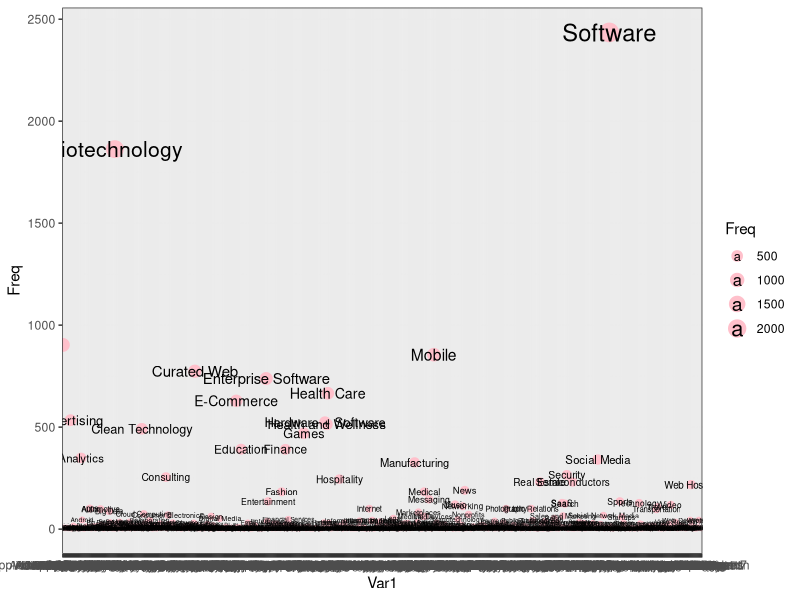
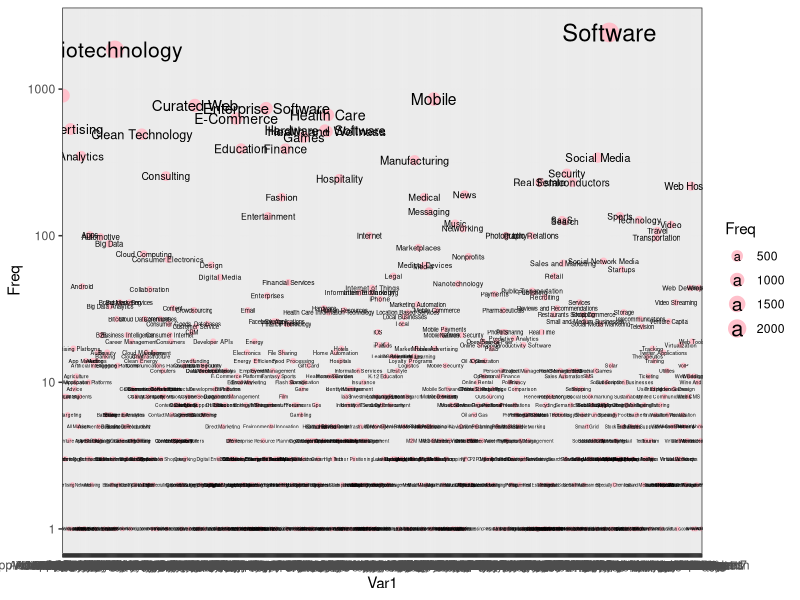
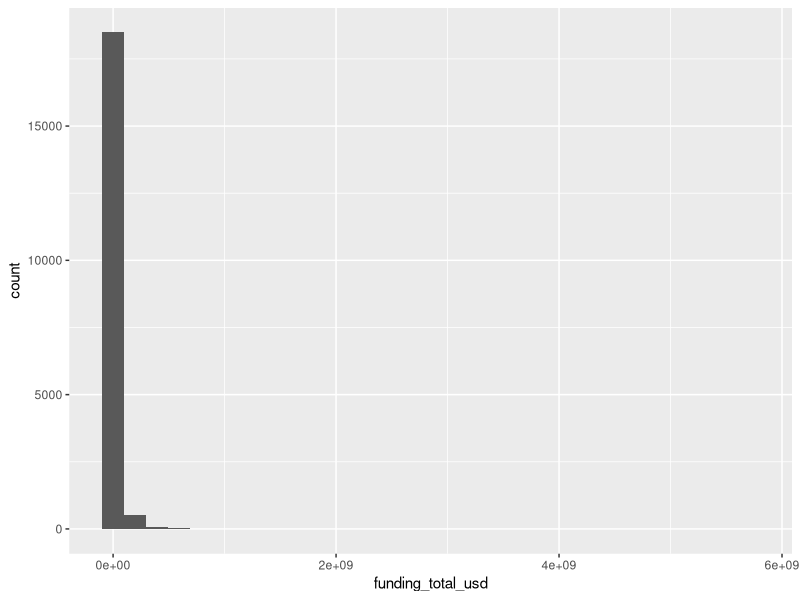
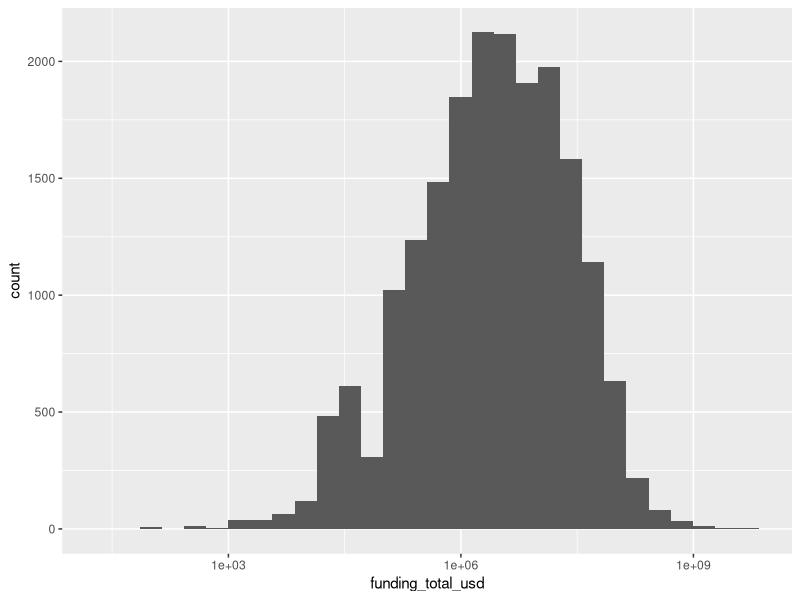
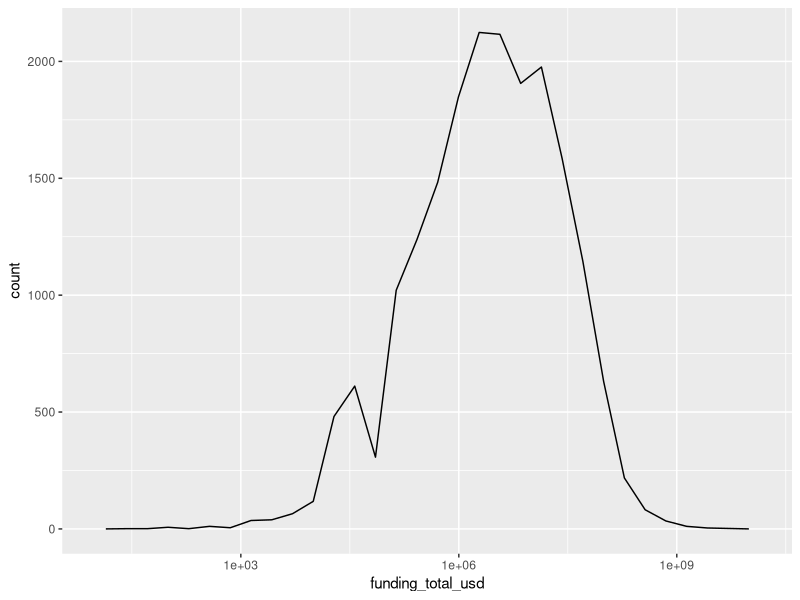
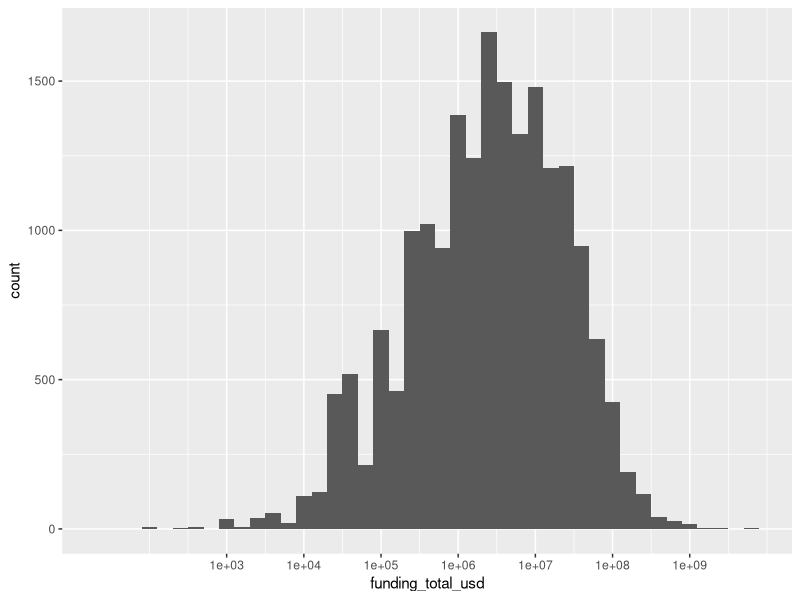
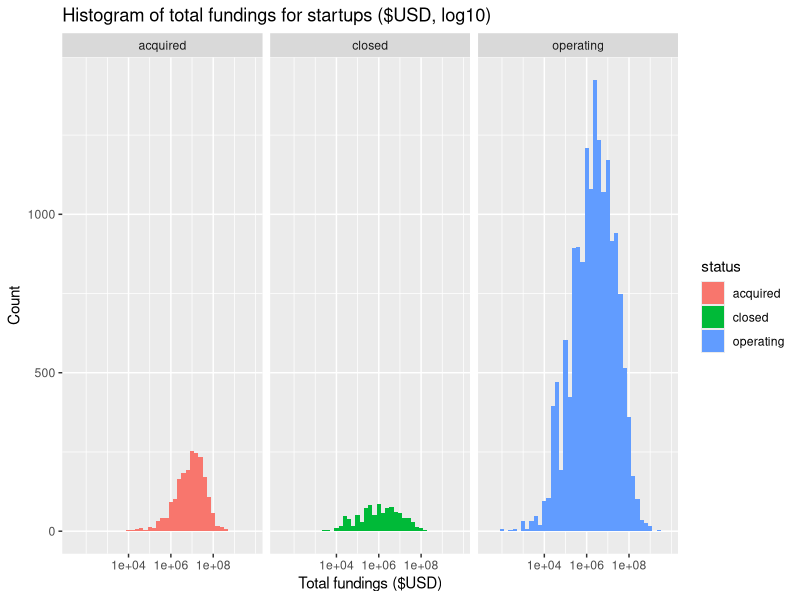
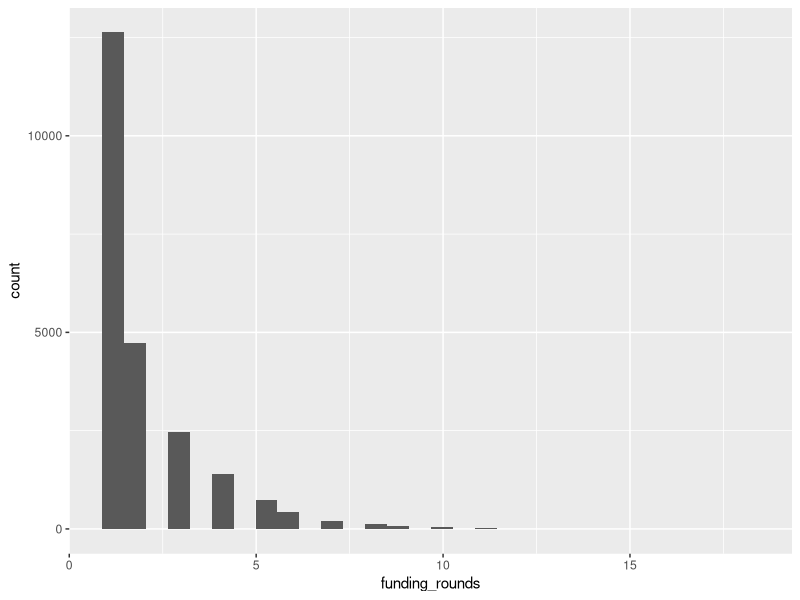

These figures' R source, in order: (Note: this script raises an error after producing the figures.)
## ---- chunk 1
# global setting for this analysis
library(knitr)
opts_chunk$set(fig.width=12, fig.height=8,
               warning=FALSE, message=FALSE)
## ---- chunk 2
# Load all of the packages that you end up using
# in your analysis in this code chunk.
suppressMessages(library(ggplot2))
suppressMessages(library(maps))
suppressMessages(library(dplyr))
suppressMessages(library(grid))
suppressMessages(library (gridExtra))
suppressMessages(library(GGally))
suppressMessages(library(scales))
data(state)
## ---- chunk 3
setwd("~/Downloads")
us_startups <- read.csv("crunchbase_monthly_export_companies_1990_to_2014_us.csv")
## ---- chunk 4
dim(us_startups)
names(us_startups)
str(us_startups)
summary(us_startups)
## ---- chunk 5
# calculate number for each market
markets <- as.data.frame(table(us_startups$market))
# scatter plot with different size representing size of markets
p0 <- ggplot(aes(x = Var1, y = Freq), data = markets) 
p0_1 <- p0 + geom_point(aes(size = Freq), color = "pink") + 
  geom_text(aes(label = Var1, size = Freq)) +
  theme_bw()
p0_1
## ---- chunk 6
# adjust y scale to see more details
p0_1 + scale_y_log10()
## ---- chunk 7
# total fundings
# convert factor to be numeric 
us_startups$funding_total_usd <- as.character(us_startups$funding_total_usd)
us_startups$funding_total_usd <- as.numeric(gsub(",", "", us_startups$funding_total_usd))
p1 <- ggplot(aes(x = funding_total_usd), data = subset(us_startups, !is.na(funding_total_usd) & status != ""))
# histogram with default seeting
p1_1 <- p1 + geom_histogram()
p1_1
## ---- chunk 8
# transform the long tail data to better understand the distribution of fundings
p1_1 + scale_x_log10()
# freqpoly
p1 + geom_freqpoly() + scale_x_log10()
# adjust binwidth to see detail
p1 + geom_histogram(binwidth = 0.2) +  
  scale_x_log10(breaks = c(1e+03, 1e+04, 1e+05, 1e+06, 1e+07, 1e+08, 1e+09))
## ---- chunk 9
# check if any difference for startups with diferent status
p1 + geom_histogram(aes(fill = status), binwidth = 0.2) + 
  labs(x = "Total fundings ($USD)", y = "Count") + 
  ggtitle("Histogram of total fundings for startups ($USD, log10)") + 
  scale_x_log10(breaks = c(1e+04, 1e+06, 1e+08)) +
  facet_wrap(~ status)
## ---- chunk 10
p2 <- ggplot(aes(x = funding_rounds), data = us_startups)
# histogram with default seeting
p2 + geom_histogram()
# adjust binwidth
p2 + geom_histogram(binwidth = 1) + 
  scale_x_discrete(breaks = seq(1, 16, 1)) 
## ---- chunk 11
# set x and y scale to see underpresented data
p2 + geom_histogram(binwidth = 1) + 
  coord_cartesian (xlim = c(5, 15), ylim = c(0, 1000))  
## ---- chunk 12
p3 <- ggplot(aes(x = founded_year), data = us_startups)
# histogram of founed years
p3 + geom_histogram() + 
  scale_x_discrete(breaks = seq(1990, 2014, 1)) + 
  coord_cartesian(xlim = c(1989, 2015))
## ---- chunk 13
# get months from founded_at factor
us_startups$founded_at <- as.character(us_startups$founded_at)
us_startups$founded_month <- strftime(as.Date(us_startups$founded_at, "%m/%d/%Y"),"%m")
us_startups$founded_month <- as.numeric(us_startups$founded_month)
# histogram of founded months
p4 <- ggplot(aes(x = founded_month), data = us_startups)
p4 + geom_histogram(binwidth = 1)
## ---- chunk 14
# get days from founded_at factor
us_startups$founded_day <- strftime(as.Date(us_startups$founded_at, "%m/%d/%Y"),"%d")
us_startups$founded_day <- as.numeric(us_startups$founded_day)
# histogram of founded days
p5 <- ggplot(aes(x = founded_day), data = us_startups)
p5 + geom_histogram(binwidth = 1) + 
  scale_x_discrete(breaks = seq(0, 31, 1))
## ---- chunk 15
# distributions in states: which state has more startups?
# load us map data
us_state_map <- map_data("state")
states <- data.frame(state.center, state.abb)
# calculate frequency of startups in each state
regions <- as.data.frame(table(us_startups$state_code))
# merge data of startups with states
colnames(regions)[1] <- "state.abb"
regions <- merge(states, regions, by = "state.abb", all = TRUE)
# draw us map
p6 <- ggplot(aes(x = long, y = lat, group = group), data = us_state_map) 
# use size of points to represent number of startups in each state
p6 + geom_polygon(fill = "white") + 
  geom_path(colour = 'grey', linestyle = 2) +
  geom_point(data = regions, aes(x = x, y = y, group = NULL,  size = Freq), color = "red") +
  geom_text(data = regions, aes(x = x, y = y, label = state.abb, group = NULL), size = 3, color = "blue") + 
  coord_map("polyconic") + 
  theme_bw()
## ---- chunk 16
# distribution in regions: which region has more startups?
# get number of startups in each region
startups_by_regions <- as.data.frame(table(us_startups$region))
# plot the graph
p7 <- ggplot(aes(x = Var1, y = Freq), data = startups_by_regions)  +
  theme_bw() + 
  scale_y_log10()
p7 + geom_point(aes(size = Freq), color = "pink") + 
  geom_text(aes(label = Var1, size = Freq))
## ---- chunk 17
# distribution in cities: which city has more startups?
# get number of startups in each city
startups_by_cities <- as.data.frame(table(us_startups$city))
# creat graph
p8 <- ggplot(aes(x = Var1, y = Freq), data = startups_by_cities) +
  theme_bw() + 
  scale_y_log10()
p8 + geom_point(aes(size = Freq), color = "pink") + 
  geom_text(aes(label = Var1, size = Freq)) 
## ---- chunk 18
# pie chart of number of startups in different status
p9 <- ggplot(aes(x = factor(1), fill = status), data = subset(us_startups, status != ""))
p9_1 <- p9 + geom_bar() + 
  coord_polar(theta = "y")
p9_1
## ---- chunk 19
# pie chart split by states
p9_1 + facet_wrap(~state_code)
## ---- chunk 20
# split pie chart by founded year
p9_1 + facet_wrap(~founded_year)
## ---- chunk 21
# get subset data of markets with number of startups > 500
sub_markets <- subset(markets, Freq > 500 & !Var1 == "") 
c_market <- c(as.character(sub_markets$Var1))
# list hot market for startups
c_market
hot_startups <- subset(us_startups, market %in% c(" Advertising ", " Biotechnology ", " Curated Web ", " E-Commerce "," Enterprise Software ", " Hardware + Software ", " Health and Wellness ", " Health Care ", " Mobile ", " Software " )&!is.na(funding_total_usd))
# draw scatter plot
p10 <- ggplot(aes(x = market, y = funding_total_usd), data = hot_startups) + scale_y_log10()
p10 + geom_point(aes(color = market)) 
## ---- chunk 22
# draw a boxplot
p10_1 <- p10 + geom_boxplot(aes(fill = market))
p10_1
# adjust y scale to better compare
p10_2 <- p10_1 + coord_cartesian(ylim = c(1e+05, 1e+08))
p10_2
## ---- chunk 23
# initial funding for each type of market
p10_3 <- ggplot(aes(x = market, y = funding_total_usd), data = subset(hot_startups, funding_rounds == 1)) + scale_y_log10()
p10_4 <- p10_3 + geom_point(aes(color = market)) 
p10_5 <- p10_3 + geom_boxplot(aes(fill = market))
grid.arrange(p10_4, p10_5, ncol = 1)
## ---- chunk 24
# mean and median for total fundings
hot_startups.by.market <- hot_startups %>%
  group_by(market) %>%
  summarise(
            mean_fundings = mean(funding_total_usd),
            median_fundings = median(funding_total_usd),
            mean_rounds = mean(funding_rounds),
            median_rounds = median(funding_rounds),
            n = n()
            ) %>%
  arrange(desc(mean_fundings))
# output
hot_startups.by.market
# mean and median for initial fundings
hot_startups.by.market.ini <- subset(hot_startups, funding_rounds == 1) %>%
  group_by(market) %>%
  summarise(
            mean_fundings = mean(funding_total_usd),
            median_fundings = median(funding_total_usd),
            mean_rounds = mean(funding_rounds),
            median_rounds = median(funding_rounds),
            n = n()
            ) %>%
  arrange(desc(mean_fundings))
# output
hot_startups.by.market.ini
## ---- chunk 25
# sample 5000 starups from data set
set.seed(200)
hot_startups_samp <- hot_startups[sample(1: length(hot_startups$market), 5000), ]
ggpairs(hot_startups_samp, params = c(shape = I("."), outlier.shape = I(".")))
## ---- chunk 26
# scatter plot for total fundings each year
p11 <- ggplot(aes(x = founded_year, y = funding_total_usd), data = subset(us_startups, !is.na(funding_total_usd))) + scale_y_log10()
p11_1 <- p11 + geom_point(aes(color = founded_year))
# add a conditional mean
p11_2 <- p11_1 + stat_summary(fun.y = mean, geom = "line", color = "red")
# add a conditional median
p11_3 <- p11_1 + stat_summary(fun.y = median, geom = "line", color = "green")
# plot in a row
grid.arrange(p11_2, p11_3, ncol = 1)
## ---- chunk 27
# scatter plot for initial fundings each year
p11_3 <- ggplot(aes(x = founded_year, y = funding_total_usd), data = subset(us_startups, !is.na(funding_total_usd)&funding_rounds == 1)) + scale_y_log10()
p11_4 <- p11_3 + geom_point(aes(color = founded_year))
# add a conditional mean
p11_5 <- p11_4 + stat_summary(fun.y = mean, geom = "line", color = "red")
# add a conditional median
p11_6 <- p11_4 + stat_summary(fun.y = median, geom = "line", color = "green")
# plot in a row
grid.arrange(p11_5, p11_6, ncol = 1)
## ---- chunk 28
# scatter plot for total fundings each state
p12 <- ggplot(aes(x = state_code, y = funding_total_usd), data = subset(us_startups, !is.na(funding_total_usd))) + scale_y_log10()
#draw scatterplot
p12_1 <- p12 + geom_point(aes(color = state_code))
p12_1 <- p12_1 + theme(legend.position = "none", axis.text=element_text(size=6))
# draw boxplot
p12_2 <- p12_1 + geom_boxplot (aes(fill  = state_code)) 
# arrange in a column
grid.arrange(p12_1, p12_2, ncol = 1)
## ---- chunk 29
# scatter plot for initial funding each state
p12_3 <- ggplot(aes(x = state_code, y = funding_total_usd), data = subset(us_startups, !is.na(funding_total_usd)&funding_rounds == 1)) + scale_y_log10()
#draw scatterplot
p12_4 <- p12 + geom_point(aes(color = state_code))
p12_4 <- p12_4 + theme(legend.position = "none", axis.text=element_text(size=6))
# draw boxplot
p12_5 <- p12_4 + geom_boxplot (aes(fill  = state_code)) 
# arrange in a column
grid.arrange(p12_4, p12_5, ncol = 1)
## ---- chunk 30
# scatter plot and boxplot for total fundings by status of startups
p13 <- ggplot(aes(x = status, y = funding_total_usd), data = subset(us_startups, !is.na(funding_total_usd) & status != "")) + scale_y_log10()
p13_1 <- p13 + geom_point(aes(color = status))
# boxplot
p13_2 <- p13_1 + geom_boxplot(aes(fill = status))
# draw two plots in a row
grid.arrange(p13_1, p13_2, ncol = 1)
## ---- chunk 31
# scatter plot for initial funding
p13_3 <- ggplot(aes(x = status, y = funding_total_usd), data = subset(us_startups, !is.na(funding_total_usd) & status != "" & funding_rounds== 1)) + scale_y_log10()
p13_4 <- p13_3 + geom_point(aes(color = status))
# box plot for initial funding
p13_5 <- p13_4 + geom_boxplot(aes(fill = status))  
# draw two plots in a row
grid.arrange(p13_4, p13_5, ncol = 1)
## ---- chunk 32
# ANOVA analyses for total fundings
fit <- aov(funding_total_usd ~ founded_year + state_code + region + city + status, data = us_startups)
summary(fit)
# ANOVA analyses for initial fundings
fit_ini <- aov(funding_total_usd ~ founded_year + state_code + region + city + status, data = subset(us_startups, funding_rounds == 1))
summary(fit_ini)
## ---- chunk 33
# draw scatter plot
p14 <- ggplot(aes(x = founded_year, y = funding_total_usd), data = hot_startups) + scale_y_log10()
p14_1 <- p14 + geom_point(aes(color = market))
# add mean to each market (line)
p14_2 <- p14_1 + stat_summary(fun.y = mean, geom = "line", aes(color = market))
p14_2
## ---- chunk 34
# draw line plot
p15 <- ggplot(aes(x = state_code, y = funding_total_usd), data = hot_startups) + scale_y_log10() + theme(axis.text=element_text(size=6))
p15_1 <- p15 + geom_line(aes(color = market))
# add conditional mean to each market (point)
p15_2 <- p15_1 + stat_summary(fun.y = mean, geom = "point", size = 5, aes(color = market))
p15_2
## ---- chunk 35
# draw line plot
p16 <- ggplot(aes(x = status, y = funding_total_usd), data = subset(hot_startups, status != "")) + scale_y_log10()
p16_1 <- p16 + geom_line(aes(color = market))
# add conditional mean to each market (point)
p16_2 <- p16_1 + stat_summary(fun.y = mean, geom = "point", size = 5, aes(color = market))
p16_2
## ---- chunk 36
# draw a scatter plot
p17 <- ggplot(aes(x = funding_rounds, y = funding_total_usd), data = hot_startups) + scale_y_log10()
p17_1 <- p17 + geom_point(aes(color = market))
# add conditional mean to each market (line)
p17_2 <- p17_1 + stat_summary(fun.y = mean, geom = "line", aes(color = market))
p17_2
## ---- chunk 37
# load library
suppressMessages(library(plyr))
# count number of startups in each status by each market
number_of_startups_by_status <- count(subset(hot_startups, status  != ""), c("market","status"))
# draw a scatter plot to reflect number of startup in each status by market
ggplot(aes(x = status, y = freq), data = number_of_startups_by_status) + 
  scale_y_log10() +
  geom_point(aes(color = market), size =4)
## ---- chunk 38
# Histogram of total fundings for startups with diferent status
p1 <- ggplot(aes(x = funding_total_usd), data = subset(us_startups, status != ""))
p1 + geom_histogram(aes(fill = status), binwidth = 0.2) + 
  theme(axis.text=element_text(size=10)) + 
  labs(x = "Total fundings ($USD)", y = "Count") + 
  ggtitle("Histogram of total fundings for startups ($USD, log10)") + 
  scale_x_log10(breaks = c(1e+04, 1e+06, 1e+08)) +
  geom_freqpoly(binwidth = 0.5, position = "identity", aes(color = status)) + 
  facet_wrap(~ status)
## ---- chunk 39
# add title and labs
p10 <- ggplot(aes(x = market, y = funding_total_usd), data = hot_startups) + scale_y_log10() + 
  theme(axis.text=element_text(size=8)) +
  ggtitle("Total fundings for each market of hot startups ($USD, log10)") + 
  labs(x = "Market of startups", y = "Total fundings ($USD)") + 
  geom_point(aes(color = market))
# draw a boxplot
p10_1 <- p10 + geom_boxplot(aes(fill = market))
p10_1
## ---- chunk 40
# draw line plot and add titles and labs 
p15 <- ggplot(aes(x = state_code, y = funding_total_usd), data = hot_startups) + 
  scale_y_log10() + 
  theme(axis.text=element_text(size=8)) +
  ggtitle("Fundings ($USD, log10) for each market of hot startups in each state") + 
  labs(x = "States", y = "Total fundings ($USD)")
p15_1 <- p15 + geom_line(aes(color = market))
# add conditional mean to each market (point)
p15_2 <- p15_1 + stat_summary(fun.y = mean, geom = "point", size = 5, aes(color = market))
p15_2
## ---- chunk 41
# count number of startups in each status by each market
number_of_startups_by_status <- count(subset(hot_startups, status  != ""), c("market","status"))
# draw a scatter plot to reflect number of startup in each status by market
ggplot(aes(x = status, y = freq), data = number_of_startups_by_status) + 
  scale_y_log10() + 
  theme(axis.text=element_text(size=10)) +
  ggtitle("Fundings ($USD, log10) for each market of hot startups in each status") + 
  labs(x = "Status", y = "Total fundings ($USD)") +
  geom_point(aes(color = market), size =4)
